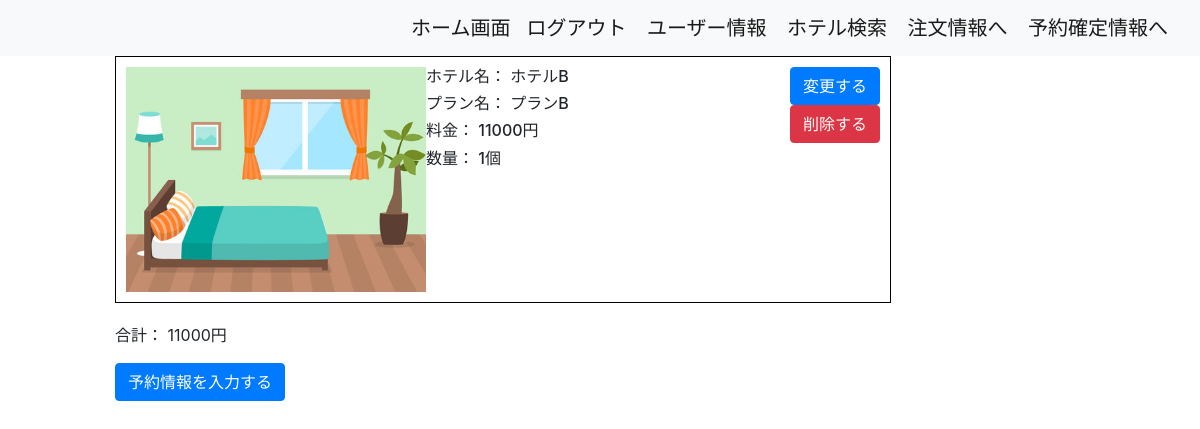
/hotel/cyumon_info/ (signed in), run on the app's committed database.
### hotel/models.py (models this page shows, shortened)
class HotelName(models.Model):
    name = models.CharField(max_length=1000)
    order = models.IntegerField(default=0)
    class Meta:
        db_table = 'hotel_name'
        ordering = ['order']

class PlanName(models.Model):
    name = models.CharField(max_length=1000)
    people = models.IntegerField()
    room_type = models.CharField(max_length=1000)
    price = models.DecimalField(max_digits=5, decimal_places=0)
    hotel = models.ForeignKey(HotelName, on_delete=models.CASCADE, default=1)
    stock = models.PositiveIntegerField(default=0)
    order = models.IntegerField(default=0)
    checkin = models.DateField(null=True, blank=True)
    checkout = models.DateField(null=True, blank=True)
    kupon = models.IntegerField(default=0)
    plan_id = models.IntegerField(default=0)
    objects = PlanNameManager()
    class Meta:
        db_table = 'plan_name'
        ordering = ['order']

### hotel/views.py (the view, shortened to what this page needs)
# urls.py: path('cyumon_info/', CyumonInfoView.as_view(), name='cyumon_info'),
class CyumonInfoView(LoginRequiredMixin, TemplateView):
    model = CyumonInfo
    template_name = os.path.join('hotel', 'cyumon_info.html')
    def get_context_data(self, **kwargs):
        context = super().get_context_data(**kwargs)
        user_id = self.request.user.id
        hotel_id = self.kwargs.get('hotel_id')
        query = CartItems.objects.filter(cart_id=user_id)
        total_price = 0
        items = []
        for item in query.all():
            total_price += item.quantity * item.product.price
            picture = item.product.pictures.first()
            picture_url = picture.image.url if picture else None
            in_stock = True if item.product.stock >= item.quantity else False
            tmp_item = {
                'quantity': item.quantity,
                'picture': picture_url,
                'id': item.id,
                'name': item.product.name,
                'price': item.product.price,
                'in_stock': in_stock,
                'hotel_name': item.product.hotel.name if item.product.hotel else 'Unknown Hotel',
            }
            items.append(tmp_item)
        context['total_price'] = total_price
        context['items'] = items
        context['plans'] = PlanName.objects.filter(hotel=hotel_id)
        kupon_amount = int(self.request.GET.get('kupon_amount', 0))
        context['kupon_amount'] = kupon_amount
        context['discounted_price'] = context['total_price'] - context['kupon_amount']
        return context

### templates/hotel/cyumon_info.html (shortened to what this page needs)
{% extends 'base.html' %}
{% block content %}
<div class="col-10 offset-1">
    {% if items %}
        <div class="items-container">
            {% for item in items %}
                <div style="border: 1px solid black; margin-bottom: 20px; padding: 10px; width: 80%;">
                    <div style="display: flex;">
                        <div style="flex: 1; text-align: center;">
                            {% if item.picture %}
                            <img src="{{ item.picture }}" alt="ホテル画像" style="max-width: 300px; max-height: 300px;">
                            {% endif %}
                        </div>
                        <div style="flex: 3;">
                            <h6>ホテル名： {{ item.hotel_name }}</h6>
                            <h6>プラン名： {{ item.name }}</h6>
                            <h6>料金： {{ item.price }}円</h6>
                            <h6>数量： {{ item.quantity }}個</h6>
                        </div>
                        <div style="flex: 1; text-align: right;">
                            <a class="btn btn-primary" href="{% url 'hotel:cyumoninfo_update' pk=item.id %}">変更する</a>
                            <a class="btn btn-danger" href="{% url 'hotel:cyumoninfo_delete' pk=item.id %}">削除する</a>
                        </div>
                    </div>
                </div>
            {% endfor %}
            <div class="order-summary">
                <form id="kuponForm" method="POST" action="{% url 'hotel:apply_kupon' %}">
                <div class="total-price">
                    <p>合計： <span id="total_price">{{ total_price }}</span>円</p>
                </div>
                <div class="submit-button">
                    <a href="{% url 'hotel:input_useraddresses' %}?kupon_amount={{ kupon_amount }}" class="btn btn-primary">予約情報を入力する</a>
                </div>
            </div>
        </div>
    {% else %}
        <h2>予約注文に予約が取られていません</h2>
    {% endif %}
</div>
{% endblock %}

### data on the page
HotelName: hotel_name "ホテルB"
PlanName: name "プランB", price "11000"

### other printed values
{{ item.quantity }} "1"
{{ total_price }} "11000"
